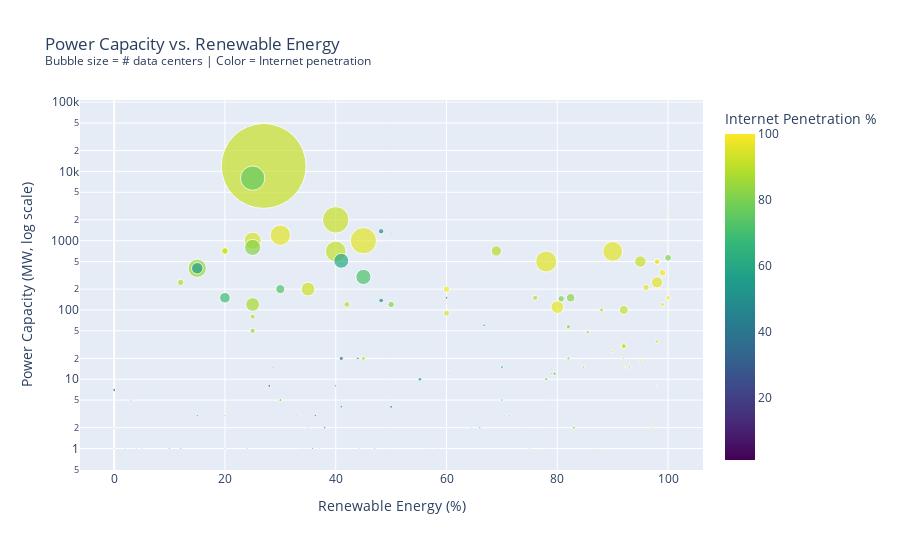

The cell this chart's notebook holds for it:
### Code cell
# ── Power capacity vs. Renewable % (bubble = DC count) ───────────────────────
plot_df = df.dropna(subset=['power_mw','renewable_pct','dc_count']).copy()
plot_df['log_power'] = np.log1p(plot_df['power_mw'])

fig = px.scatter(
    plot_df, x='renewable_pct', y='power_mw',
    size='dc_count', size_max=60,
    color='internet_pct', color_continuous_scale='Viridis',
    hover_name='country',
    log_y=True,
    labels={'renewable_pct': 'Renewable Energy (%)',
            'power_mw': 'Power Capacity (MW, log scale)',
            'internet_pct': 'Internet Penetration %'},
    title='Power Capacity vs. Renewable Energy<br><sup>Bubble size = # data centers | Color = Internet penetration</sup>',
    height=550,
)
# Label top 10
top10 = plot_df.nlargest(10, 'dc_count')
for _, row in top10.iterrows():
    fig.add_annotation(x=row['renewable_pct'], y=row['power_mw'],
                       text=row['country'], showarrow=False,
                       font=dict(size=9), yshift=10)
fig.show()

### Figure 1 — Plotly figure (JSON) as saved in the notebook; plotly's stock layout.template omitted (floating-point values rounded to 4 significant figures; data arrays with more than 128 entries replaced by an {"elided": "..."} marker saying what was removed)
{"data": [{"hovertemplate": "<b>%{hovertext}</b><br><br>Renewable Energy (%)=%{x}<br>Power Capacity (MW, log scale)=%{y}<br>dc_count=%{marker.size}<br>Internet Penetration %=%{marker.color}<extra></extra>", "hovertext": {"elided": "147 str values"}, "legendgroup": "", "marker": {"color": {"elided": "147 float values"}, "coloraxis": "coloraxis", "size": {"elided": "147 int values"}, "sizemode": "area", "sizeref": 1.507, "symbol": "circle"}, "mode": "markers", "name": "", "orientation": "v", "showlegend": false, "type": "scatter", "x": {"elided": "147 float values"}, "xaxis": "x", "y": {"elided": "147 float values"}, "yaxis": "y"}], "layout": {"annotations": [{"font": {"size": 9}, "showarrow": false, "text": "United States", "x": 27.0, "y": 12000.0, "yshift": 10}, {"font": {"size": 9}, "showarrow": false, "text": "Germany", "x": 40.0, "y": 2000.0, "yshift": 10}, {"font": {"size": 9}, "showarrow": false, "text": "United Kingdom", "x": 45.0, "y": 1000.0, "yshift": 10}, {"font": {"size": 9}, "showarrow": false, "text": "China", "x": 25.0, "y": 8000.0, "yshift": 10}, {"font": {"size": 9}, "showarrow": false, "text": "Canada", "x": 78.0, "y": 500.0, "yshift": 10}, {"font": {"size": 9}, "showarrow": false, "text": "France", "x": 40.0, "y": 700.0, "yshift": 10}, {"font": {"size": 9}, "showarrow": false, "text": "Australia", "x": 30.0, "y": 1200.0, "yshift": 10}, {"font": {"size": 9}, "showarrow": false, "text": "Netherlands", "x": 90.0, "y": 700.0, "yshift": 10}, {"font": {"size": 9}, "showarrow": false, "text": "Russia", "x": 15.0, "y": 400.0, "yshift": 10}, {"font": {"size": 9}, "showarrow": false, "text": "Japan", "x": 25.0, "y": 1000.0, "yshift": 10}], "coloraxis": {"colorbar": {"title": {"text": "Internet Penetration %"}}, "colorscale": [[0.0, "#440154"], [0.1111, "#482878"], [0.2222, "#3e4989"], [0.3333, "#31688e"], [0.4444, "#26828e"], [0.5556, "#1f9e89"], [0.6667, "#35b779"], [0.7778, "#6ece58"], [0.8889, "#b5de2b"], [1.0, "#fde725"]]}, "height": 550, "legend": {"itemsizing": "constant", "tracegroupgap": 0}, "title": {"text": "Power Capacity vs. Renewable Energy<br><sup>Bubble size = # data centers | Color = Internet penetration</sup>"}, "xaxis": {"anchor": "y", "domain": [0.0, 1.0], "title": {"text": "Renewable Energy (%)"}}, "yaxis": {"anchor": "x", "domain": [0.0, 1.0], "title": {"text": "Power Capacity (MW, log scale)"}, "type": "log"}}}
